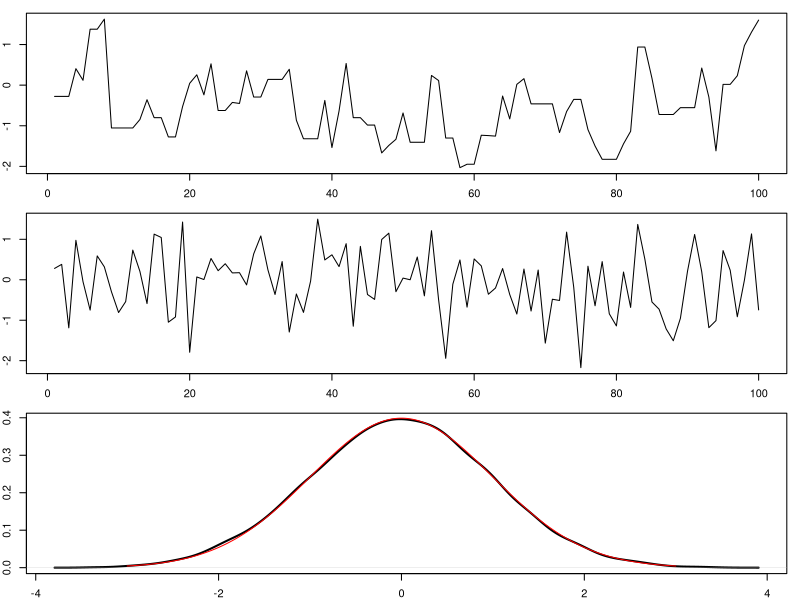

R code for this plot:
## ---- chunk 1
library(mcmc)
h = function(x){ y = -x^2 / 2 } # un-normalized function (doesn't need to integrate as 1)

out = metrop( obj = h, initial = 0, nbatch = 100, nspac = 1  )

par(mfrow = c(3,1))
par(mar = c(2,2,1,1))
plot(out$batch, type = "l") # a time series with flat steps

out = metrop( obj = h, initial = 0, nbatch = 100, nspac = 10  )
plot(out$batch, type = "l") # a time series looks like a white noise

out = metrop( obj = h, initial = 0, nbatch = 10000, nspac = 10  )
plot(density(out$batch), main = "", lwd = 2)

xbase = seq(-3, 3, 0.01)
ynorm = dnorm(xbase)
lines( x = xbase, y = ynorm, type = "l", col = "red")
# the plot compare the density of the simulated sample
# with the standard normal pdf
## ---- chunk 2
library(mcmc)

# DGP
n = 100
b0 = c(1,2)
X = cbind(1, rnorm(n))
Y = X %*% b0 + rnorm(n)

# Laplace-type estimator
L = function(b) -sum( (Y - X %*% b )^2 )  
# criterion function with a flat prior
# notice the "minus" sign of the OLS objective function

out = metrop( obj = L, initial = c(0,0), nbatch = 10000, nspac = 10  )

# summarize the estimation
bhat2 = out$batch[,2]
bhat2_point = mean(bhat2)
bhat2_sd   = sd(bhat2)
bhat2_CI = quantile(bhat2, c(.025, .975) )

# compare with OLS
b_OLS = summary( lm(Y~-1+X) )
print(coef( b_OLS) )
print(c(bhat2_point, bhat2_sd))
